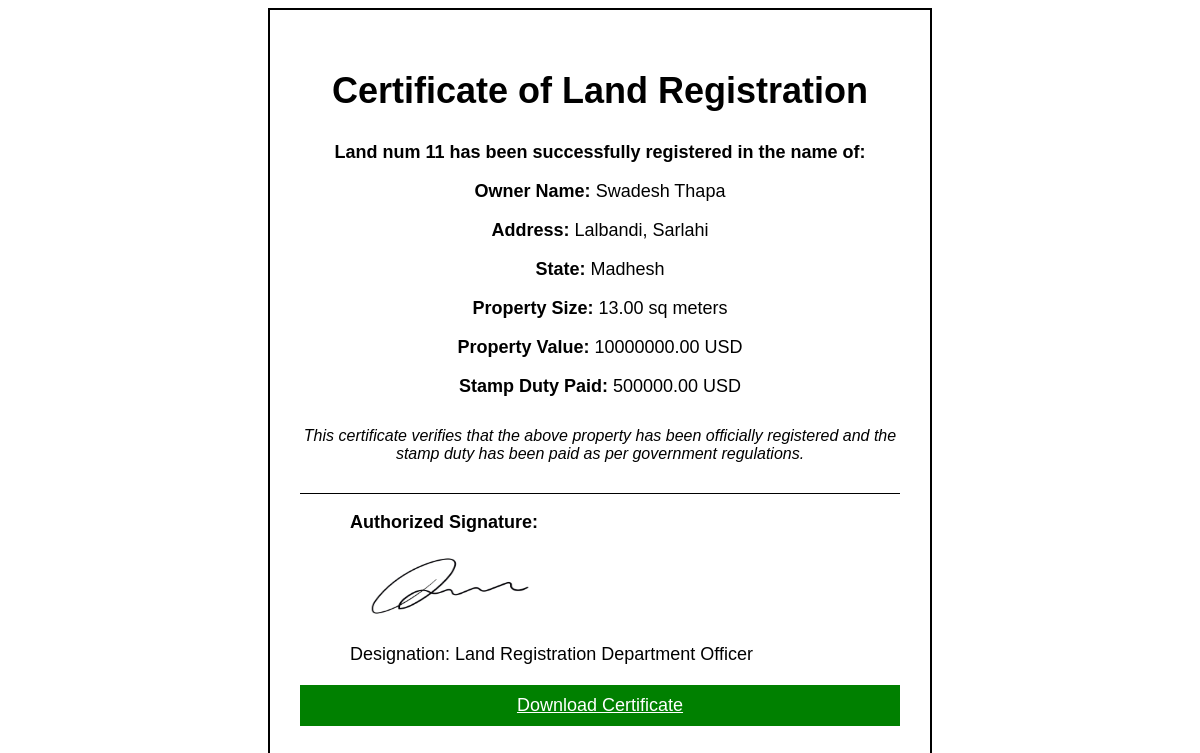
Screenshot of /generate_certificate/11 with the database file from the repository.
### propertymanagement/models.py (models this page shows, shortened)
class Property(models.Model):
    transaction_uuid = models.UUIDField(default=uuid.uuid4, editable=False, unique=True)
    posted_by = models.ForeignKey(User,on_delete=models.CASCADE)
    owner_name = models.CharField(max_length=200)
    address = models.CharField(max_length=200)
    state = models.CharField(max_length=200,choices=[('Koshi','Koshi'),('Madhesh','Madhesh'),('Bagmati','Bagmati'),('Gandaki','Gandaki'),('Lumbini','Lumbini'),('Karnali','Karnali'),('Sudurpaschim','Sudurpaschim')])
    property_size = models.DecimalField(max_digits=10,decimal_places=2)
    property_value = models.DecimalField(max_digits=15,decimal_places=2)
    stamp_duty = models.DecimalField(max_digits=10,decimal_places=2,blank=True,null=True)
    sale_deed = models.FileField(upload_to='documents/')
    status = models.CharField(max_length=20,choices=[('Pending','Pending'),('Approved','Approved'),('Rejected','Rejected')],default='Pending')
    is_paid = models.BooleanField(default=False)

### propertymanagement/views.py (the view)
# urls.py: path('generate_certificate/<int:id>',views.generate_certificate,name='generate_certificate'),
def generate_certificate(request, id):
    mem = Property.objects.get(id=id)
    return render(request,'certificate.html',{'mem':mem})

### propertymanagement/templates/certificate.html (shortened to what this page needs)
{% load static %}
<!DOCTYPE html>
<html lang="en">
<head>
</head>
<body>
    <div class="certificate-container">
        <div class="certificate-header">
            <h2>Certificate of Land Registration</h2>
        </div>
        <div class="certificate-body">
            <p><strong>Land num {{mem.id}} has been successfully registered in the name of:</strong></p>
            <p><strong>Owner Name:</strong> {{ mem.owner_name }}</p>
            <p><strong>Address:</strong> {{ mem.address }}</p>
            <p><strong>State:</strong> {{ mem.state }}</p>
            <p><strong>Property Size:</strong> {{ mem.property_size }} sq meters</p>
            <p><strong>Property Value:</strong> {{ mem.property_value }} USD</p>
            <p><strong>Stamp Duty Paid:</strong> {{ mem.stamp_duty }} USD</p>
        </div>
        <div class="certificate-footer">
            <p>This certificate verifies that the above property has been officially registered and the stamp duty has
                been paid as per government regulations.</p>
        </div>
        <div class="certificate-signature">
            <p><strong>Authorized Signature:</strong></p>
            <img src="{% static 'img/signature.jpg' %}" alt="signature" height="70" width="200">
            <p>Designation: Land Registration Department Officer</p>
        </div>
        <div class="certificate-button">
            <a style="color:white;" href="#" id="download-cert">Download Certificate</a>
        </div>
    </div>
</body>
</html>

### propertymanagement/templates/certificate.html (style rules this page uses)
body { font-family: Arial, sans-serif; }
.certificate-container { text-align: center; padding: 30px; border: 2px solid #000; max-width: 600px; margin: auto; }
.certificate-header { font-size: 24px; font-weight: bold; margin-bottom: 20px; }
.certificate-body { font-size: 18px; margin-bottom: 30px; }
.certificate-footer { font-size: 16px; margin-top: 20px; font-style: italic; }
.certificate-signature { margin-top: 30px; text-align: left; padding-left: 50px; font-size: 18px; border-top: 1px solid #000; margin-bottom: 20px; }
.certificate-button { margin-top: 20px; padding: 10px 20px; background-color: green; color: white; text-decoration: none; font-size: 18px; }

### rows the page displays
Property: id "11", owner_name "Swadesh Thapa", address "Lalbandi, Sarlahi", state "Madhesh", property_size "13.00", property_value "10000000.00", stamp_duty "500000.00"
